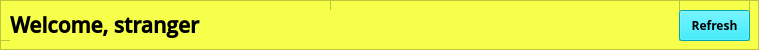
     <widget class="QFrame" name="frame_2">
      <property name="styleSheet">
       <string notr="true">background-color: rgb(246, 255, 74);</string>
      </property>
      <property name="frameShape">
       <enum>QFrame::StyledPanel</enum>
      </property>
      <property name="frameShadow">
       <enum>QFrame::Raised</enum>
      </property>
      <widget class="QFrame" name="frame_4">
       <property name="geometry">
        <rect>
         <x>0</x>
         <y>0</y>
         <width>331</width>
         <height>41</height>
        </rect>
       </property>
       <property name="frameShape">
        <enum>QFrame::StyledPanel</enum>
       </property>
       <property name="frameShadow">
        <enum>QFrame::Raised</enum>
       </property>
       <widget class="QLabel" name="welcomeusername">
        <property name="geometry">
         <rect>
          <x>10</x>
          <y>10</y>
          <width>321</width>
          <height>31</height>
         </rect>
        </property>
        <property name="font">
         <font>
          <family>Open Sans Semibold</family>
          <pointsize>16</pointsize>
          <bold>true</bold>
         </font>
        </property>
        <property name="styleSheet">
         <string notr="true">color: rgb(0, 0, 0);</string>
        </property>
        <property name="text">
         <string>Welcome, stranger</string>
        </property>
        <property name="alignment">
         <set>Qt::AlignLeading|Qt::AlignLeft|Qt::AlignTop</set>
        </property>
       </widget>
      </widget>
      <widget class="QFrame" name="frame_9">
       <property name="geometry">
        <rect>
         <x>679</x>
         <y>0</y>
         <width>71</width>
         <height>41</height>
        </rect>
       </property>
       <property name="frameShape">
        <enum>QFrame::StyledPanel</enum>
       </property>
       <property name="frameShadow">
        <enum>QFrame::Raised</enum>
       </property>
       <widget class="QPushButton" name="refresh_button">
        <property name="geometry">
         <rect>
          <x>0</x>
          <y>10</y>
          <width>71</width>
          <height>31</height>
         </rect>
        </property>
        <property name="font">
         <font>
          <family>Open Sans</family>
          <bold>true</bold>
         </font>
        </property>
        <property name="styleSheet">
         <string notr="true">background-color: rgb(0, 230, 255);</string>
        </property>
        <property name="text">
         <string>Refresh</string>
        </property>
        <property name="icon">
         <iconset>
          <normaloff>icon/refresh_icon.png</normaloff>icon/refresh_icon.png</iconset>
        </property>
       </widget>
      </widget>
     </widget>
